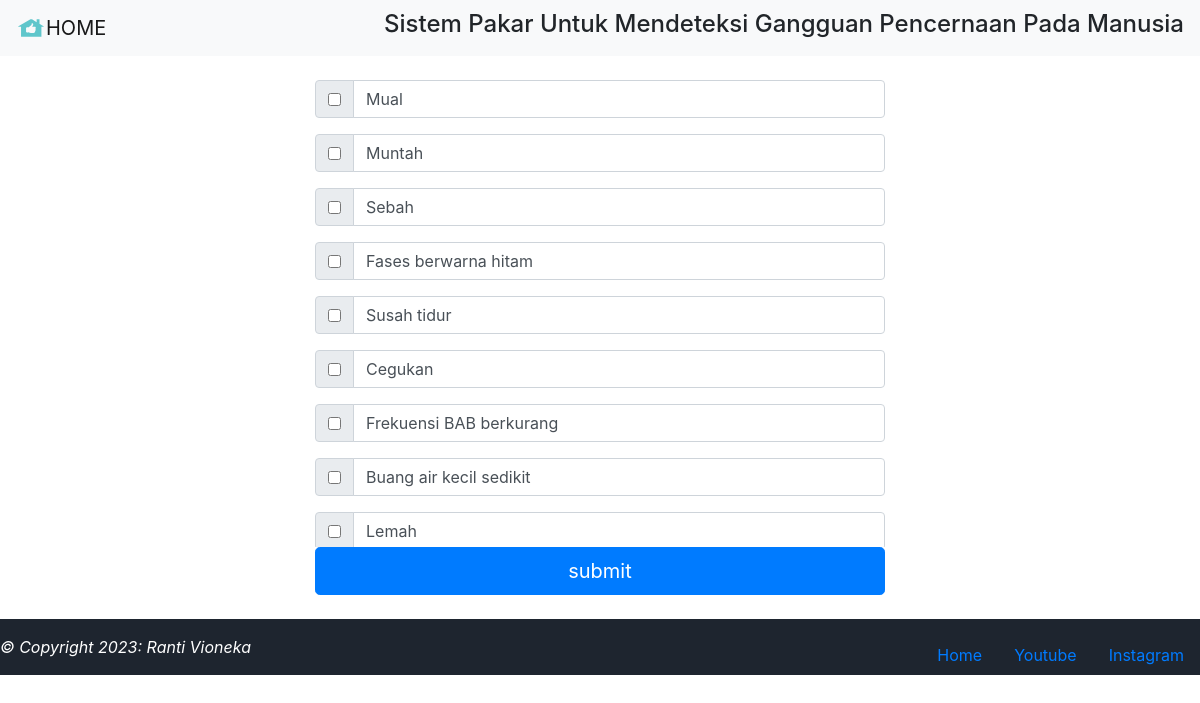
The page / on the database its author committed.
### tables this page shows
CREATE TABLE `tb_gejala_1` (
  `id` int(5) NOT NULL,
  `kode` varchar(5) NOT NULL,
  `gejala` varchar(200) NOT NULL
);

### pil_gejala.php (the view)
<?php include 'koneksi.php';?>
<center>
<form class="col-6" method="POST" action="proses.php">
  <div style="overflow: scroll; height: 467px;">
	<?php
	$qry="select * from tb_gejala_1";
	$data=mysqli_query($kon,$qry);
	while ($d=mysqli_fetch_array($data)) {
	?>
	<div class="input-group mb-3">
  <div class="input-group-prepend">
    <div class="input-group-text">
      <input type="checkbox" aria-label="Checkbox for following text input" value="<?=$d['kode']?>" name="<?=$d['id']?>">
    </div>
  </div>
  <input type="text" class="form-control" aria-label="Text input with checkbox" value="<?=$d['gejala']?>">
</div>
	<?php
	}
	?>
  </div>
<input type="submit" class="btn btn-primary btn-lg btn-block" name="submit" value="submit">
</form>
</center>

### header.php (shortened to what this page needs)
<!DOCTYPE html>
<html lang="en" dir="ltr">
  <head>
    <link rel="stylesheet" href="bootstrap.min.css">
  </head>
  <body>
    <nav class="navbar navbar-light bg-light">
      <a class="navbar-brand" href="index.php">
        <img src="home.svg" width="30" height="30" class="d-inline-block align-top" alt="">HOME
      </a>
      <h4>Sistem Pakar Untuk Mendeteksi Gangguan Pencernaan Pada Manusia</h4>
    </nav>

### index.php
<?php
include 'header.php';
?>
<br>
<?php
include 'pil_gejala.php';
include 'footer.php';
 ?>

### footer.php
<br>
<div class="jombotron" >
  <footer class="bottom" style="background: #1e252f;color: #fff;">
          <div class="footer-copyright py-3">
            <span>
            <a>
              <em>&copy; Copyright 2023: Ranti Vioneka</em>
            </a>
          </span>
                    <ul class="nav" style="float:right">
                        <li class="nav-item">
                          <a class="nav-link active" href="index.php">Home</a>
                        </li>
                        <li class="nav-item">
                          <a class="nav-link active" href="https://www.youtube.com/@rantivioneka8356">Youtube</a>
                        </li>
                        <li class="nav-item">
                          <a class="nav-link active" href="https://www.instagram.com/rnt_vionee/">Instagram</a>
                        </li>
                    </ul>
          </div>
  </footer>
</div>
</body>
</html>

### rows shown on the page
tb_gejala_1: gejala "Mual"
tb_gejala_1: gejala "Muntah"
tb_gejala_1: gejala "Sebah"
tb_gejala_1: gejala "Fases berwarna hitam"
tb_gejala_1: gejala "Susah tidur"
tb_gejala_1: gejala "Cegukan"
tb_gejala_1: gejala "Frekuensi BAB berkurang"
tb_gejala_1: gejala "Buang air kecil sedikit"
tb_gejala_1: gejala "Lemah"
